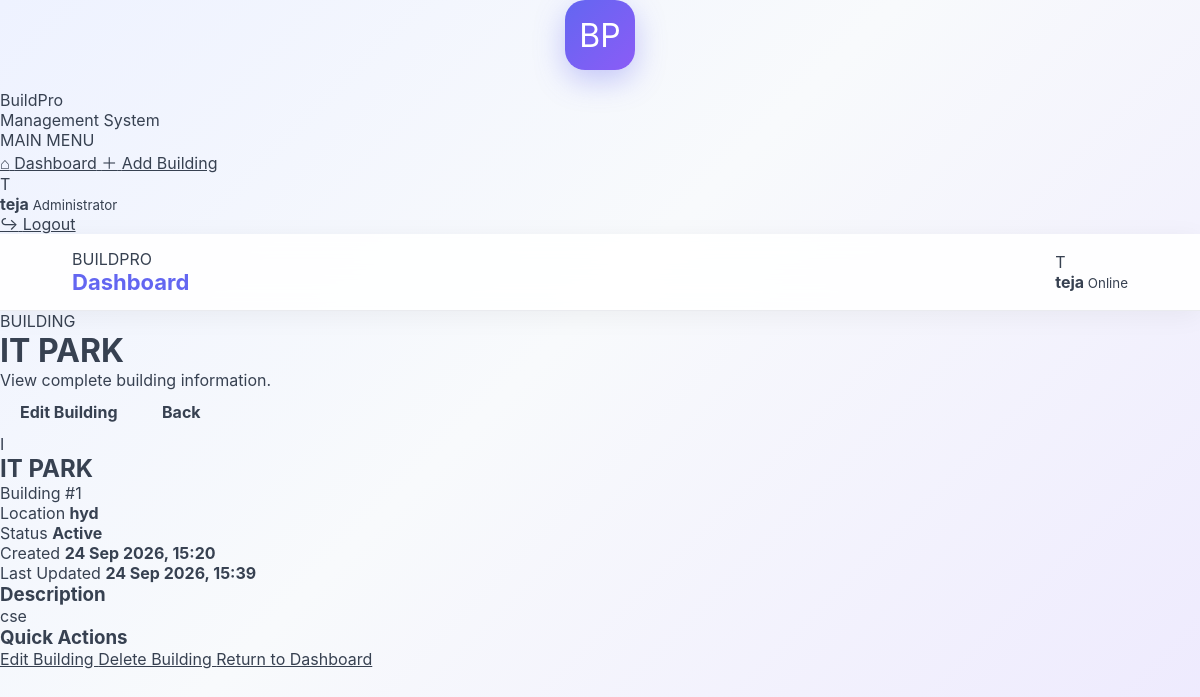
/building/1/ (signed in), run on the app's committed database.
### build/models.py (models this page shows, shortened)
class Building(models.Model):
    STATUS_CHOICES = [
        ("Active", "Active"),
        ("Inactive", "Inactive"),
        ("Maintenance", "Maintenance"),
    ]
    name = models.CharField(max_length=100)
    location = models.CharField(
        max_length=200,
        blank=True
    )
    description = models.TextField(
        blank=True
    )
    status = models.CharField(
        max_length=50,
        choices=STATUS_CHOICES,
        default="Active"
    )
    created_at = models.DateTimeField(
        auto_now_add=True
    )
    updated_at = models.DateTimeField(
        auto_now=True
    )

### build/views.py (the view)
@login_required
def building_detail(request, id):
    building = get_object_or_404(
        Building,
        id=id,
    )
    return render(
        request,
        "build/building_detail.html",
        {
            "building": building,
        },
    )

### build/templates/build/building_detail.html (shortened to what this page needs)
{% extends "build/base.html" %}
{% block content %}
<div class="page-heading">
    <div>
        <span class="eyebrow">
            BUILDING
        </span>
        <h1>
            {{ building.name }}
        </h1>
        <p>
            View complete building information.
        </p>
    </div>
    <div class="heading-actions">
        <a href="{% url 'edit_building' building.id %}"
           class="btn btn-primary">
            Edit Building
        </a>
        <a href="{% url 'dashboard' %}"
           class="btn btn-secondary">
            Back
        </a>
    </div>
</div>
<div class="detail-grid">
    <div class="detail-main">
        <div class="detail-card">
            <div class="detail-card-header">
                <div class="detail-building-icon">
                    {{ building.name|first|upper }}
                </div>
                <div>
                    <h2>
                        {{ building.name }}
                    </h2>
                    <p>
                        Building #{{ building.id }}
                    </p>
                </div>
            </div>
            <div class="detail-info-grid">
                <div class="detail-item">
                    <span>
                        Location
                    </span>
                    <strong>
                        {{ building.location|default:"Not specified" }}
                    </strong>
                </div>
                <div class="detail-item">
                    <span>
                        Status
                    </span>
                    <strong>
                        <span class="status-badge status-{{ building.status|lower }}">
                            {{ building.status }}
                        </span>
                    </strong>
                </div>
                <div class="detail-item">
                    <span>
                        Created
                    </span>
                    <strong>
                        {{ building.created_at|date:"d M Y, H:i" }}
                    </strong>
                </div>
                <div class="detail-item">
                    <span>
                        Last Updated
                    </span>
                    <strong>
                        {{ building.updated_at|date:"d M Y, H:i" }}
                    </strong>
                </div>
            </div>
            <div class="description-section">
                <h3>
                    Description
                </h3>
                <p>
                    {{ building.description|default:"No description provided."|linebreaksbr }}
                </p>
            </div>
        </div>
    </div>
    <div class="detail-side">
        <div class="quick-card">
            <h3>
                Quick Actions
            </h3>
            <a href="{% url 'edit_building' building.id %}">
                Edit Building
            </a>
            <a href="{% url 'delete_building' building.id %}">
                Delete Building
            </a>
            <a href="{% url 'dashboard' %}">
                Return to Dashboard
            </a>
        </div>
    </div>
</div>
{% endblock %}

### build/templates/build/base.html (shortened to what this page needs)
{% load static %}
<!DOCTYPE html>
<html lang="en">
<head>
    <link
        rel="stylesheet"
        href="{% static 'build/style.css' %}"
    >
</head>
<body>
<div class="app-background">
    {% if request.user.is_authenticated %}
    <aside class="sidebar">
        <div class="brand">
            <div class="brand-icon">BP</div>
            <div>
                <div class="brand-name">BuildPro</div>
                <div class="brand-subtitle">
                    Management System
                </div>
            </div>
        </div>
        <div class="menu-label">
            MAIN MENU
        </div>
        <nav class="sidebar-menu">
            <a
                href="{% url 'dashboard' %}"
                class="menu-item"
            >
                <span class="menu-icon">⌂</span>
                <span>Dashboard</span>
            </a>
            <a
                href="{% url 'add_building' %}"
                class="menu-item"
            >
                <span class="menu-icon">＋</span>
                <span>Add Building</span>
            </a>
        </nav>
        <div class="sidebar-bottom">
            <div class="user-card">
                <div class="user-avatar">
                    {{ request.user.username|first|upper }}
                </div>
                <div class="user-details">
                    <strong>
                        {{ request.user.username }}
                    </strong>
                    <small>
                        Administrator
                    </small>
                </div>
            </div>
            <a
                href="{% url 'logout' %}"
                class="logout-link"
            >
                <span>↪</span>
                Logout
            </a>
        </div>
    </aside>
    {% endif %}
    <main
        class="{% if request.user.is_authenticated %}main-content{% else %}full-content{% endif %}"
    >
        {% if request.user.is_authenticated %}
        <header class="topbar">
            <div>
                <span class="topbar-label">
                    BUILDPRO
                </span>
                <h2>
                    {% block page_heading %}
                    Dashboard
                    {% endblock %}
                </h2>
            </div>
            <div class="topbar-user">
                <div class="topbar-avatar">
                    {{ request.user.username|first|upper }}
                </div>
                <div>
                    <strong>
                        {{ request.user.username }}
                    </strong>
                    <small>
                        Online
                    </small>
                </div>
            </div>
        </header>
        {% endif %}
        {% block content %}
        {% endblock %}
    </main>
</div>
</body>
</html>

### build/static/build/style.css (style rules this page uses)
* { margin: 0; padding: 0; box-sizing: border-box; }
:root { --primary: #6366f1; --primary-dark: #4f46e5; --secondary: #8b5cf6; --dark: #111827; --text: #374151; --muted: #6b7280; --white: #ffffff; --border: #e5e7eb; --success: #16a34a; --danger: #dc2626; }
body { font-family: Inter, Arial, Helvetica, sans-serif; color: var(--text); min-height: 100vh; background: linear-gradient( 135deg, #eef2ff 0%, #f8fafc 45%, #ede9fe 100% ); }
a { color: inherit; }
.brand-icon { width: 70px; height: 70px; margin: 0 auto 20px; display: flex; align-items: center; justify-content: center; border-radius: 20px; background: linear-gradient( 135deg, var(--primary), var(--secondary) ); color: white; font-size: 32px; box-shadow: 0 10px 30px rgba(99, 102, 241, 0.35); }
.topbar { min-height: 75px; padding: 15px 6%; display: flex; align-items: center; justify-content: space-between; background: rgba(255, 255, 255, 0.88); backdrop-filter: blur(15px); border-bottom: 1px solid rgba(229, 231, 235, 0.8); box-shadow: 0 5px 25px rgba(0, 0, 0, 0.05); }
.topbar h2 { color: var(--primary); font-size: 22px; }
.btn { display: inline-block; padding: 12px 20px; border-radius: 10px; text-decoration: none; border: none; font-weight: 700; cursor: pointer; transition: 0.2s; }

### data on the page
Building: name "IT PARK", name|first "I", id "1", location "hyd", status "Active", created_at "24 Sep 2026, 15:20", updated_at "24 Sep 2026, 15:39", description "cse"

### other printed values
{{ request.user.username|first|upper }} "T"
{{ request.user.username }} "teja"
